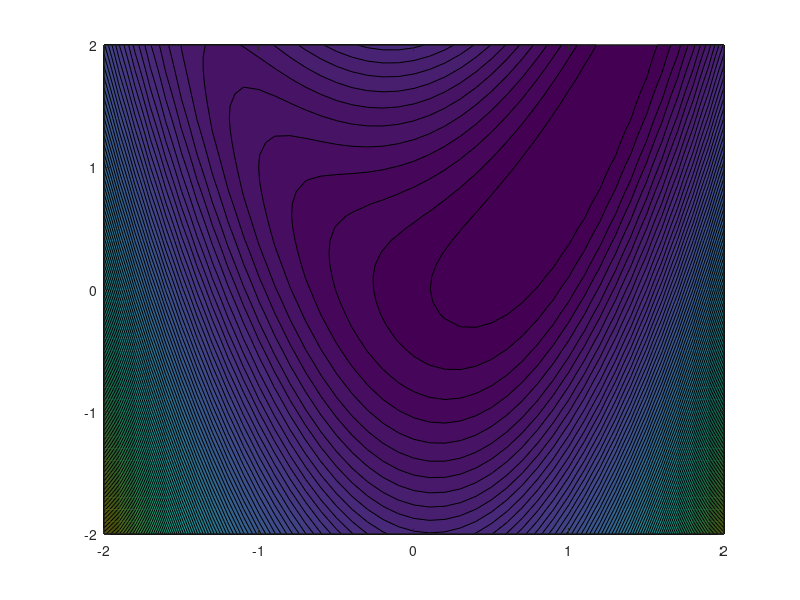

This figure's MATLAB source:
[X,Y] = meshgrid(-2:0.1:2,-2:0.1:2);
Z = zeros(size(Y,2),size(Y,2));
for i = 1:size(X,2)
    for j = 1:size(Y,2)
        Z(i,j) = ((1 - X(i,j))^2 + 2*(Y(i,j)  - X(i,j)^2)^2);
    end
end
contourf(X,Y,Z,100)